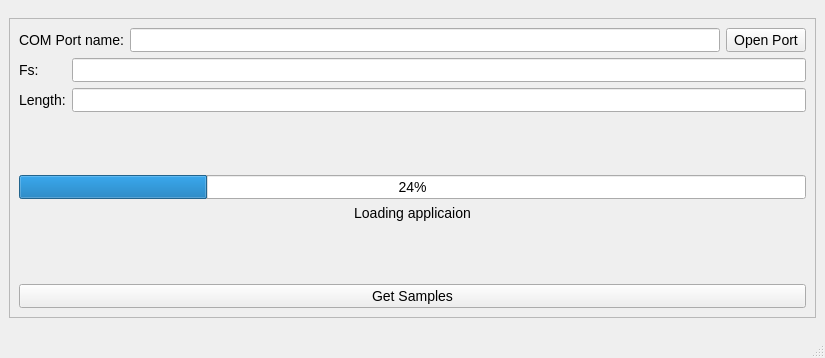
<?xml version="1.0" encoding="UTF-8"?>
<ui version="4.0">
 <class>MainWindow</class>
 <widget class="QMainWindow" name="MainWindow">
  <property name="geometry">
   <rect>
    <x>0</x>
    <y>0</y>
    <width>825</width>
    <height>358</height>
   </rect>
  </property>
  <property name="windowTitle">
   <string>MainWindow</string>
  </property>
  <property name="layoutDirection">
   <enum>Qt::LeftToRight</enum>
  </property>
  <property name="styleSheet">
   <string notr="true">QPushButton {
font-size: 14px
}

QLabel {
font-size: 14px
}

QLineEdit{
font-size: 14px
}

QProgressBar {
font-size: 14px
}
</string>
  </property>
  <property name="locale">
   <locale language="English" country="UnitedStates"/>
  </property>
  <widget class="QWidget" name="centralwidget">
   <layout class="QVBoxLayout" name="verticalLayout_2">
    <item>
     <widget class="QFrame" name="frame_panel">
      <property name="maximumSize">
       <size>
        <width>16777215</width>
        <height>300</height>
       </size>
      </property>
      <property name="frameShape">
       <enum>QFrame::StyledPanel</enum>
      </property>
      <property name="frameShadow">
       <enum>QFrame::Raised</enum>
      </property>
      <layout class="QVBoxLayout" name="verticalLayout">
       <item>
        <layout class="QHBoxLayout" name="horizontalLayout">
         <item>
          <widget class="QLabel" name="label">
           <property name="text">
            <string>COM Port name:</string>
           </property>
          </widget>
         </item>
         <item>
          <widget class="QLineEdit" name="lineEdit_COM"/>
         </item>
         <item>
          <widget class="QPushButton" name="pushButton_OpenSerial">
           <property name="text">
            <string>Open Port</string>
           </property>
          </widget>
         </item>
        </layout>
       </item>
       <item>
        <layout class="QGridLayout" name="gridLayout">
         <item row="1" column="1">
          <widget class="QLineEdit" name="lineEdit_Length"/>
         </item>
         <item row="0" column="1">
          <widget class="QLineEdit" name="lineEdit_Fs"/>
         </item>
         <item row="0" column="0">
          <widget class="QLabel" name="label_2">
           <property name="text">
            <string>Fs:</string>
           </property>
          </widget>
         </item>
         <item row="1" column="0">
          <widget class="QLabel" name="label_3">
           <property name="text">
            <string>Length:</string>
           </property>
          </widget>
         </item>
        </layout>
       </item>
       <item>
        <spacer name="verticalSpacer_2">
         <property name="orientation">
          <enum>Qt::Vertical</enum>
         </property>
         <property name="sizeHint" stdset="0">
          <size>
           <width>20</width>
           <height>40</height>
          </size>
         </property>
        </spacer>
       </item>
       <item>
        <widget class="QProgressBar" name="progressBar">
         <property name="value">
          <number>24</number>
         </property>
        </widget>
       </item>
       <item>
        <widget class="QLabel" name="label_status">
         <property name="text">
          <string>Loading applicaion</string>
         </property>
         <property name="alignment">
          <set>Qt::AlignCenter</set>
         </property>
        </widget>
       </item>
       <item>
        <spacer name="verticalSpacer">
         <property name="orientation">
          <enum>Qt::Vertical</enum>
         </property>
         <property name="sizeHint" stdset="0">
          <size>
           <width>20</width>
           <height>40</height>
          </size>
         </property>
        </spacer>
       </item>
       <item>
        <widget class="QPushButton" name="pushButton_getSamples">
         <property name="text">
          <string>Get Samples</string>
         </property>
        </widget>
       </item>
      </layout>
     </widget>
    </item>
   </layout>
  </widget>
  <widget class="QMenuBar" name="menubar">
   <property name="geometry">
    <rect>
     <x>0</x>
     <y>0</y>
     <width>825</width>
     <height>29</height>
    </rect>
   </property>
  </widget>
  <widget class="QStatusBar" name="statusbar"/>
 </widget>
 <resources/>
 <connections/>
</ui>
